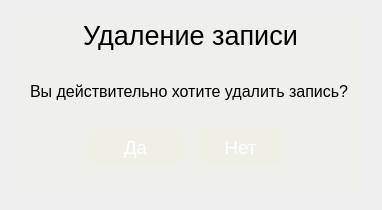
<?xml version="1.0" encoding="UTF-8"?>
<ui version="4.0">
 <class>wndw_delete</class>
 <widget class="QDialog" name="wndw_delete">
  <property name="geometry">
   <rect>
    <x>0</x>
    <y>0</y>
    <width>382</width>
    <height>210</height>
   </rect>
  </property>
  <property name="windowTitle">
   <string>Dialog</string>
  </property>
  <property name="styleSheet">
   <string notr="true">background-color: qlineargradient(
        spread:pad, x1:0, y1:0, x2:1, y2:1, 
        stop:0 rgba(139,0,255, 20), 
        stop:1 rgba(115,102,189, 40));</string>
  </property>
  <widget class="QFrame" name="frm_delete">
   <property name="geometry">
    <rect>
     <x>20</x>
     <y>10</y>
     <width>341</width>
     <height>181</height>
    </rect>
   </property>
   <property name="styleSheet">
    <string notr="true">background-color: rgba(254,254,34, 5)</string>
   </property>
   <property name="frameShape">
    <enum>QFrame::Shape::StyledPanel</enum>
   </property>
   <property name="frameShadow">
    <enum>QFrame::Shadow::Raised</enum>
   </property>
   <widget class="QLabel" name="lbl_delete">
    <property name="geometry">
     <rect>
      <x>0</x>
      <y>10</y>
      <width>341</width>
      <height>30</height>
     </rect>
    </property>
    <property name="maximumSize">
     <size>
      <width>16777215</width>
      <height>30</height>
     </size>
    </property>
    <property name="font">
     <font>
      <pointsize>20</pointsize>
     </font>
    </property>
    <property name="styleSheet">
     <string notr="true">background-color: none;
border: none;</string>
    </property>
    <property name="text">
     <string>Удаление записи</string>
    </property>
    <property name="alignment">
     <set>Qt::AlignmentFlag::AlignCenter</set>
    </property>
   </widget>
   <widget class="QLabel" name="lbl_really_delete">
    <property name="geometry">
     <rect>
      <x>10</x>
      <y>70</y>
      <width>321</width>
      <height>22</height>
     </rect>
    </property>
    <property name="font">
     <font>
      <pointsize>12</pointsize>
     </font>
    </property>
    <property name="styleSheet">
     <string notr="true">background-color: none;
border: none;</string>
    </property>
    <property name="text">
     <string>Вы действительно хотите удалить запись?</string>
    </property>
   </widget>
   <widget class="QPushButton" name="pb_yes">
    <property name="geometry">
     <rect>
      <x>70</x>
      <y>120</y>
      <width>91</width>
      <height>34</height>
     </rect>
    </property>
    <property name="font">
     <font>
      <pointsize>14</pointsize>
     </font>
    </property>
    <property name="styleSheet">
     <string notr="true">QPushButton {
color: white;
backgroung-color: rgba(254,254,34, 30);
border: 1px solid rgba(254,254,34, 20);
border-radius: 7px;
}

QPushButton:hover {
background-color: rgba(254,254,34, 40);
}

QPushButton:pressed {
background-color: rgba(254,254,34, 70);
}</string>
    </property>
    <property name="text">
     <string>Да</string>
    </property>
   </widget>
   <widget class="QPushButton" name="pb_no">
    <property name="geometry">
     <rect>
      <x>180</x>
      <y>120</y>
      <width>81</width>
      <height>34</height>
     </rect>
    </property>
    <property name="font">
     <font>
      <pointsize>14</pointsize>
     </font>
    </property>
    <property name="styleSheet">
     <string notr="true">QPushButton {
color: white;
backgroung-color: rgba(254,254,34, 30);
border: 1px solid rgba(254,254,34, 20);
border-radius: 7px;
}

QPushButton:hover {
background-color: rgba(254,254,34, 40);
}

QPushButton:pressed {
background-color: rgba(254,254,34, 70);
}</string>
    </property>
    <property name="text">
     <string>Нет</string>
    </property>
   </widget>
  </widget>
 </widget>
 <resources/>
 <connections/>
</ui>
